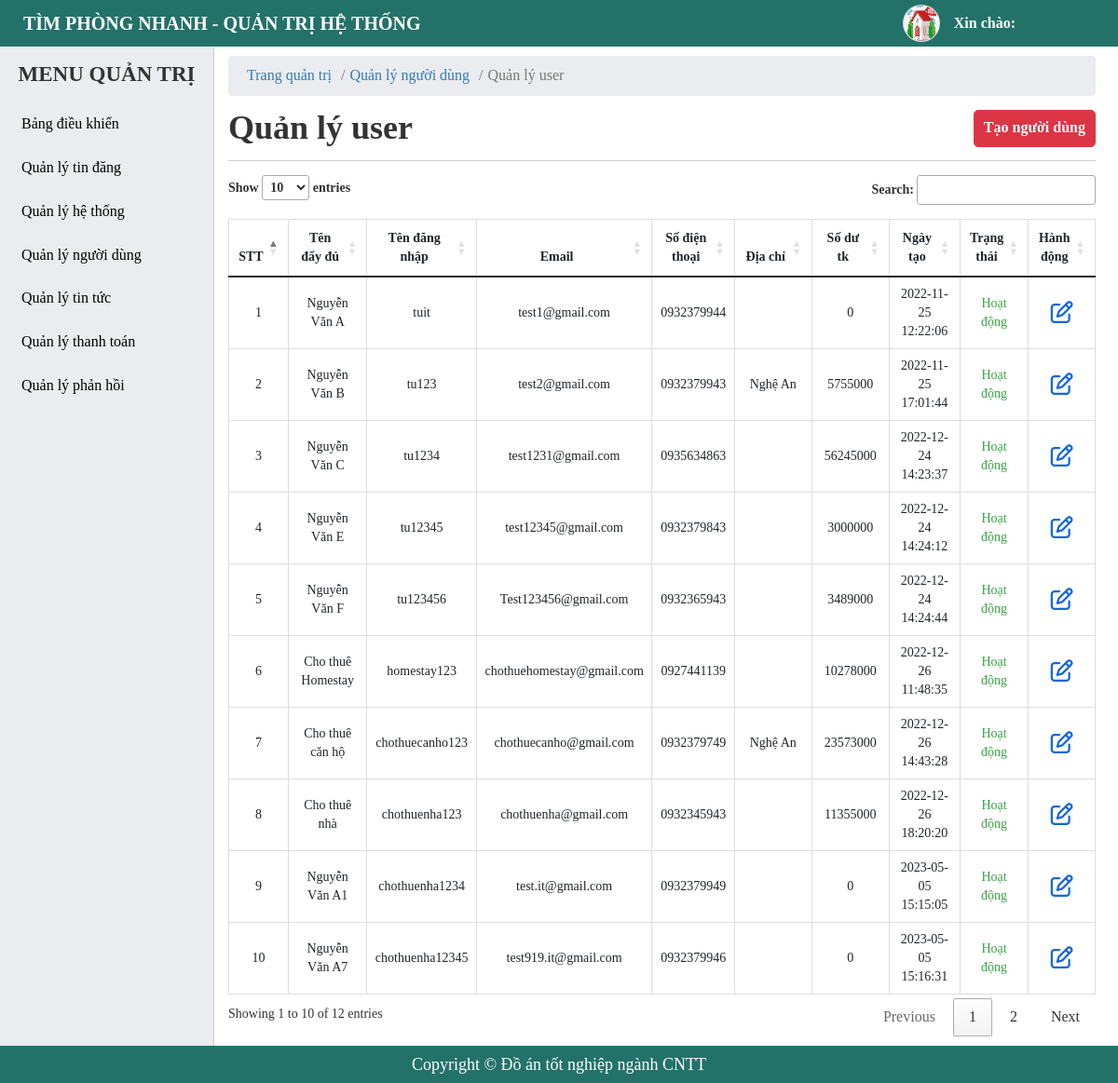
Page /admin/user-manager.php on the committed database.
### tables this page shows
CREATE TABLE `tbl_user` (
  `id` bigint(20) NOT NULL,
  `fullname` varchar(255) NOT NULL,
  `username` varchar(255) NOT NULL,
  `password` varchar(255) NOT NULL,
  `email` varchar(255) NOT NULL,
  `phone` varchar(255) NOT NULL,
  `zalo` varchar(255) DEFAULT NULL,
  `address` varchar(255) DEFAULT NULL,
  `facebook` varchar(255) DEFAULT NULL,
  `avatar` varchar(255) DEFAULT NULL COMMENT 'ảnh đại diện',
  `balance` bigint(255) DEFAULT 0 COMMENT 'Số dư',
  `status` tinyint(4) NOT NULL DEFAULT 1 COMMENT 'trạng thái',
  `created_at` timestamp NOT NULL DEFAULT current_timestamp(),
  `created_ad` timestamp NOT NULL DEFAULT current_timestamp()
);

### admin/user-manager.php (the view, shortened to what this page needs)
<?php
    include './include/connect.php';
    $queryUser = $conn->prepare("SELECT * FROM tbl_user");
    $queryUser->execute();
    $resultsUser = $queryUser->fetchAll(PDO::FETCH_OBJ);
?>
<!DOCTYPE html>
<html lang="en">
<head>
    <?php include('include/link-css.php');?>
</head>
<body>
    <?php
     include('include/header.php');
    ?>
    <div id="main">
        <?php
        include('include/sidebar.php');
        ?>
        <div id="main-right">
            <nav aria-label="breadcrumb">
                <ol class="breadcrumb">
                    <li class="breadcrumb-item"><a href="#">Trang quản trị</a></li>
                    <li class="breadcrumb-item"><a href="#">Quản lý người dùng</a></li>
                    <li class="breadcrumb-item active" aria-current="page">Quản lý user</li>
                </ol>
            </nav>
            <section class="main-right-title">
                <div class="form-title">
                    <h1>Quản lý user</h1>
                </div>
                <div class="account-btn">
                    <a href="../register.php" class="btn btn-post btn-add">Tạo người dùng</a>
                </div>
            </section>
            <div class="main-right-table">
                <table class="table table-bordered table-post-list" id = "table-manage">
                    <thead>
                        <tr>
                            <th style="width: 5%;" >STT</th>
                            <th style="width: 12%;" >Tên đẩy đủ</th>
                            <th style="width: 10%;" >Tên đăng nhập</th>
                            <th style="width: 12%;" >Email</th>
                            <th style="width: 10%;" >Số điện thoại</th>
                            <th style="width: 15%;" >Địa chỉ</th>
                            <th style="width: 10%;" >Số dư tk</th>
                            <th style="width: 10%;" >Ngày tạo</th>
                            <th style="width: 8%;" >Trạng thái</th>
                            <th style="width: 8%;" >Hành động</th>
                        </tr>
                    </thead>
                    <tbody >
                        <?php foreach ($resultsUser as $key => $value) { ?>
                            <tr>
                                <td><?php echo $key+1 ?></td>
                                <td>
                                    <p><?php echo $value -> fullname ?></p>
                                </td>
                                <td>
                                    <p><?php echo $value -> username ?></p>
                                </td>
                                <td>
                                    <p><?php echo $value -> email ?></p>
                                </td>
                                <td>
                                    <p><?php echo $value -> phone ?></p>
                                </td>
                                <td>
                                    <p><?php echo $value -> address ?></p>
                                </td>
                                <td>
                                    <p><?php echo $value -> balance ?></p>
                                </td>
                                <td>
                                    <p><?php echo $value -> created_at ?></p>
                                </td>
                                <td>
                                    <?php if( $value -> status == 1){ ?>
                                        <p style = "color: #37a344">Hoạt động</p>
                                    <?php }else{ ?>
                                        <p style = "color: red">Không hoạt động</p>
                                    <?php } ?>
                                </td>
                                <td>
                                    <a href="./user-manager.php?id=<?php echo $value -> id ?>" class="btn-setting btn-edit" style = "color: #1266dd;"><i class="fa-regular fa-pen-to-square"></i></a>
                                </td>
                            </tr>
                        <?php } ?>
                    </tbody>
                </table>
            </div>
        </div>
    </div>
    <?php include('include/footer.php');?>
</body>
</html>

### admin/css/style.css (style rules this page uses)
* { margin: 0; padding: 0; box-sizing: border-box; font-family: "MS Mincho"; }
a, a:hover { text-decoration: none; transition: all 0.3s ease-in-out 0s; -moz-transition: all 0.3s ease-in-out 0s; -o-transition: all 0.3s ease-in-out 0s; -webkit-transition: all 0.3s ease-in-out 0s; -ms-transition: all 0.3s ease-in-out 0s; }
.btn { height: 40px; border-radius: 5px; border: 1px solid #3961fb; background: #3961fb; font-weight: 700; color: #fff; display: inline-flex; align-items: center; justify-content: center; text-decoration: none; cursor: pointer; padding: 0 10px; margin: 5px 0; }
body { height: 100%; }
#main-right { padding: 60px 24px 50px 245px; }
#main-right .breadcrumb { background-color: #eaecef; padding: 10px 20px; margin-bottom: 0; }
#main-right li, #main-right a { font-size: 16px; }
.main-right-title { display: flex; justify-content: space-between; border-bottom: 1px solid #ccc; margin-bottom: 15px; }
.form-title { margin: 15px 0; }
.form-title h1 { font-weight: 700; }
.account-btn { display: flex; justify-content: center; align-items: center; }
.btn-post { color: #fff; background-color: #dc3545; border-color: #dc3545; margin-left: 6px; }
#main-right .table-bordered th, .table-bordered td { text-align: center; font-size: 14px; }
.main-right-table .table-post-list { border-collapse: collapse; }
.table-post-list td { vertical-align: middle !important; white-space: normal; }
.table-post-list .btn-setting { margin: 0 5px; font-size: 24px !important; }

### rows in the picture
tbl_user: fullname "Nguyễn Văn A", username "tuit", email "test1@gmail.com", phone "0932379944", balance "0", created_at "2022-11-25 12:22:06", status "Hoạt động"
tbl_user: fullname "Nguyễn Văn B", username "tu123", email "test2@gmail.com", phone "0932379943", address "Nghệ An", balance "5755000", created_at "2022-11-25 17:01:44", status "Hoạt động"
tbl_user: fullname "Nguyễn Văn C", username "tu1234", email "test1231@gmail.com", phone "0935634863", balance "56245000", created_at "2022-12-24 14:23:37", status "Hoạt động"
tbl_user: fullname "Nguyễn Văn E", username "tu12345", email "test12345@gmail.com", phone "0932379843", balance "3000000", created_at "2022-12-24 14:24:12", status "Hoạt động"
tbl_user: fullname "Nguyễn Văn F", username "tu123456", email "Test123456@gmail.com", phone "0932365943", balance "3489000", created_at "2022-12-24 14:24:44", status "Hoạt động"
tbl_user: fullname "Cho thuê Homestay", username "homestay123", email "chothuehomestay@gmail.com", phone "0927441139", balance "10278000", created_at "2022-12-26 11:48:35", status "Hoạt động"
tbl_user: fullname "Cho thuê căn hộ", username "chothuecanho123", email "chothuecanho@gmail.com", phone "0932379749", address "Nghệ An", balance "23573000", created_at "2022-12-26 14:43:28", status "Hoạt động"
tbl_user: fullname "Cho thuê nhà", username "chothuenha123", email "chothuenha@gmail.com", phone "0932345943", balance "11355000", created_at "2022-12-26 18:20:20", status "Hoạt động"
tbl_user: fullname "Nguyễn Văn A1", username "chothuenha1234", email "test.it@gmail.com", phone "0932379949", balance "0", created_at "2023-05-05 15:15:05", status "Hoạt động"
tbl_user: fullname "Nguyễn Văn A7", username "chothuenha12345", email "test919.it@gmail.com", phone "0932379946", balance "0", created_at "2023-05-05 15:16:31", status "Hoạt động"
